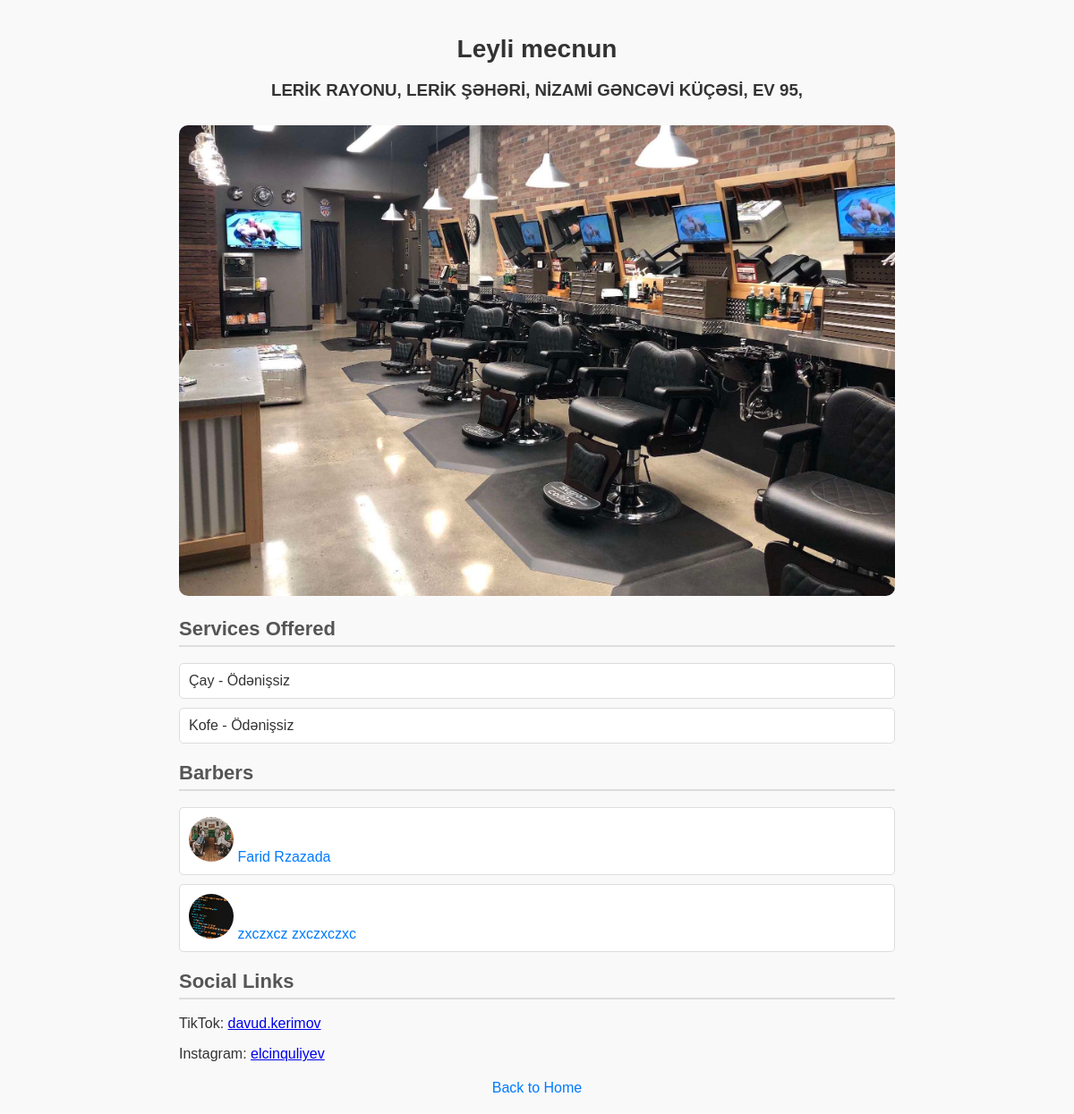
The page /users/salons/salon/1/ (signed in) on the database its author committed.
### salons/models.py (models this page shows, shortened)
class Salon(models.Model):
    name = models.CharField(max_length=100)
    address = models.CharField(max_length=255)
    phone = models.CharField(max_length=15)
    description = models.TextField()
    barbers = models.ManyToManyField('users.Barber', blank=True, related_name='salon_list')
    services = models.ManyToManyField('services.SalonServices', blank=True, related_name='salons_list')
    image = models.ImageField(upload_to='salon', blank=True, null=True)  # Allow blank and null
    tiktok_username = models.CharField(max_length=100, blank=True, null=True)
    instagram_username = models.CharField(max_length=100, blank=True, null=True)
    password = models.CharField(max_length=128)
    @property
    def tiktok_link(self):
        if self.tiktok_username:
            return f"https://www.tiktok.com/@{self.tiktok_username}"
        return None
    @property
    def instagram_link(self):
        if self.instagram_username:
            return f"https://www.instagram.com/{self.instagram_username}"
        return None

### services/models.py (models this page shows, shortened)
class SalonServices(models.Model):
    name = models.CharField(max_length=100)
    price = models.DecimalField(max_digits=10, decimal_places=2, blank=True, null=True, default="Ödənişsiz")
    price_curency = models.ForeignKey(PriceCurency, on_delete=models.SET_NULL, null=True, blank=True)

### users/models.py (models this page shows, shortened)
class Barber(models.Model):
    first_name = models.CharField(max_length=100)
    last_name = models.CharField(max_length=100)
    phone_number = models.CharField(max_length=20, blank=True)
    email = models.EmailField()
    address = models.CharField(max_length=255, blank=True, null=True)
    image = models.ImageField(upload_to='media/barber', blank=True)
    description = models.TextField()
    services = models.ManyToManyField('services.BarberServices', related_name='barbers_list', blank=True)
    salons = models.ManyToManyField('salons.Salon', blank=True, related_name='barbers_in_salon')
    gender = models.ForeignKey(Gender, on_delete=models.SET_NULL, null=True)
    birth_date = models.DateField(null=True, blank=True)
    tiktok_username = models.CharField(max_length=100, blank=True, null=True)
    instagram_username = models.CharField(max_length=100, blank=True, null=True)
    day_of_week = models.ForeignKey(DayOfWeek, on_delete=models.SET_NULL, null=True)
    password = models.CharField(max_length=128)
    workinghours = models.ManyToManyField('WorkingHour', related_name='barbers', blank=True)

### users/views.py (the view)
# urls.py: path('salons/salon/<int:pk>/', views.salon_detail, name='salon_detail'),
@login_required
def salon_detail(request, pk):
    salon = get_object_or_404(Salon, pk=pk)
    services = salon.services.all()
    barbers = Barber.objects.filter(salons=salon)
    return render(request, 'salons/salon_detail.html', {
        'salon': salon,
        'services': services,
        'barbers': barbers,
    })

### salons/templates/salons/salon_detail.html (shortened to what this page needs)
{% load static %}
<!DOCTYPE html>
<html lang="en">
<head>
    <link rel="stylesheet" href="{% static 'salons/salon_detail.css' %}">
</head>
<body>
    <div class="container">
        <header>
            <h1>{{ salon.name }}</h1>
            <h3>{{ salon.address }}</h3>
            {% if salon.image %}
                <img src="{{ salon.image.url }}" alt="{{ salon.name }}" class="salon-image">
            {% else %}
                <p>No image available for this salon.</p>
            {% endif %}
        </header>
        <div class="details">
            <h2>Services Offered</h2>
            <ul>
                {% for service in services %}
                    <li>
                        {{ service.name }} -
                        {% if service.price %}
                            {{ service.price }}
                        {% else %}
                            Ödənişsiz
                        {% endif %}
                    </li>
                {% empty %}
                    <li>No services available.</li>
                {% endfor %}
            </ul>
            <h2>Barbers</h2>
            <ul>
                {% for barber in barbers %}
                    <li>
                        <a href="{% url 'barber_detail' barber.id %}">
                            <img src="{{ barber.image.url }}" alt="{{ barber.first_name }} {{ barber.last_name }}" style="width: 50px; height: 50px; border-radius: 100%;">
                            {{ barber.first_name }} {{ barber.last_name }}
                        </a>
                    </li>
                {% empty %}
                    <li>No barbers available in this salon.</li>
                {% endfor %}
            </ul>
            <h2>Social Links</h2>
            <p>TikTok:
                {% if salon.tiktok_username %}
                    <a href="{{ salon.tiktok_link }}" target="_blank">{{ salon.tiktok_username }}</a>
                {% else %}
                    No TikTok link available.
                {% endif %}
            </p>
            <p>Instagram:
                {% if salon.instagram_username %}
                    <a href="{{ salon.instagram_link }}" target="_blank">{{ salon.instagram_username }}</a>
                {% else %}
                    No Instagram link available.
                {% endif %}
            </p>
        </div>
        <footer>
            <a href="{% url 'home' %}">Back to Home</a>
        </footer>
    </div>
</body>
</html>

### salons/static/salons/salon_detail.css (style rules this page uses)
body { font-family: Arial, sans-serif; margin: 0; padding: 0; background-color: #f9f9f9; color: #333; }
.container { max-width: 800px; margin: 0 auto; padding: 20px; }
header { text-align: center; margin-bottom: 20px; }
h1 { font-size: 28px; color: #333; }
.salon-image { width: 100%; height: auto; border-radius: 10px; margin-top: 10px; }
.details h2 { color: #555; margin-top: 20px; font-size: 22px; border-bottom: 2px solid #ddd; padding-bottom: 5px; }
ul { list-style-type: none; padding: 0; }
ul li { margin: 10px 0; padding: 10px; background-color: #fff; border: 1px solid #ddd; border-radius: 5px; transition: background-color 0.3s ease; }
ul li a { text-decoration: none; color: #007bff; }
footer { margin-top: 20px; text-align: center; }
footer a { text-decoration: none; color: #007bff; }

### rows shown on the page
Salon: name "Leyli mecnun", address "LERİK RAYONU, LERİK ŞƏHƏRİ, NİZAMİ GƏNCƏVİ KÜÇƏSİ, EV 95,", image (picture), tiktok_username "davud.kerimov", instagram_username "elcinquliyev"
SalonServices: name "Çay", shows "Ödənişsiz"
SalonServices: name "Kofe", shows "Ödənişsiz"
Barber: image (picture), first_name "Farid", last_name "Rzazada"
Barber: image (picture), first_name "zxczxcz", last_name "zxczxczxc"
